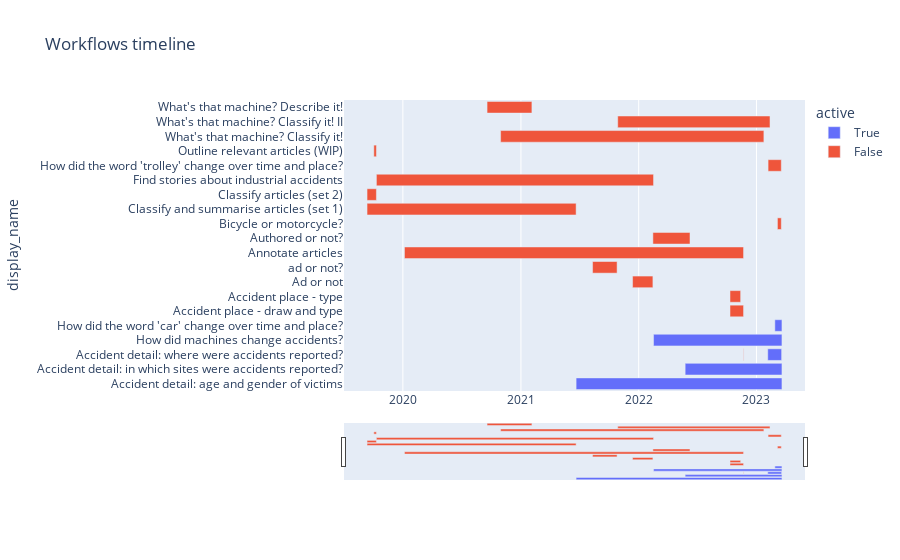

Notebook code cell kept with this figure:
### Code cell
px.timeline(
    workflows_timeline_df,
    x_start="start_date",
    x_end="end_date",
    y="display_name",
    color="active",
    title="Workflows timeline",
    height=600,
).update_xaxes(rangeslider_visible=True)

### Figure 1 — Plotly figure (JSON) as saved in the notebook; plotly's stock layout.template omitted (floating-point values rounded to 4 significant figures)
{"data": [{"alignmentgroup": "True", "base": ["2021-06-21", "2022-05-25", "2023-02-05", "2022-02-16", "2023-02-27"], "hovertemplate": "active=True<br>start_date=%{base}<br>end_date=%{x}<br>display_name=%{y}<extra></extra>", "legendgroup": "True", "marker": {"color": "#636efa", "pattern": {"shape": ""}}, "name": "True", "offsetgroup": "True", "orientation": "h", "showlegend": true, "textposition": "auto", "type": "bar", "x": [55123200000, 25920000000, 3715200000, 34387200000, 1900800000], "xaxis": "x", "y": ["Accident detail: age and gender of victims", "Accident detail: in which sites were accidents reported?", "Accident detail: where were accidents reported?", "How did machines change accidents?", "How did the word 'car' change over time and place?"], "yaxis": "y"}, {"alignmentgroup": "True", "base": ["2022-11-22", "2022-10-11", "2022-10-11", "2021-12-13", "2021-08-11", "2020-01-06", "2022-02-14", "2023-03-07", "2019-09-12", "2019-09-12", "2019-10-11", "2023-02-06", "2019-10-03", "2020-10-30", "2021-10-28", "2020-09-18"], "hovertemplate": "active=False<br>start_date=%{base}<br>end_date=%{x}<br>display_name=%{y}<extra></extra>", "legendgroup": "False", "marker": {"color": "#EF553B", "pattern": {"shape": ""}}, "name": "False", "offsetgroup": "False", "orientation": "h", "showlegend": true, "textposition": "auto", "type": "bar", "x": [86400000, 3628800000, 2851200000, 5443200000, 6566400000, 90806400000, 9936000000, 1036800000, 55987200000, 2505600000, 74217600000, 3542400000, 691200000, 70502400000, 40780800000, 12009600000], "xaxis": "x", "y": ["Accident detail: where were accidents reported?", "Accident place - draw and type", "Accident place - type", "Ad or not", "ad or not?", "Annotate articles", "Authored or not?", "Bicycle or motorcycle?", "Classify and summarise articles (set 1)", "Classify articles (set 2)", "Find stories about industrial accidents", "How did the word 'trolley' change over time and place?", "Outline relevant articles (WIP)", "What's that machine? Classify it!", "What's that machine? Classify it! II", "What's that machine? Describe it!"], "yaxis": "y"}], "layout": {"autosize": true, "barmode": "overlay", "legend": {"title": {"text": "active"}, "tracegroupgap": 0}, "title": {"text": "Workflows timeline"}, "xaxis": {"anchor": "y", "autorange": true, "domain": [0, 1], "range": ["2019-07-02 13:20", "2023-05-31 10:40"], "rangeslider": {"autorange": true, "range": ["2019-07-02 13:20", "2023-05-31 10:40"], "visible": true, "yaxis": {"_template": null, "rangemode": "match"}}, "type": "date"}, "yaxis": {"anchor": "x", "autorange": true, "domain": [0, 1], "range": [-0.5, 19.5], "title": {"text": "display_name"}, "type": "category"}}}
